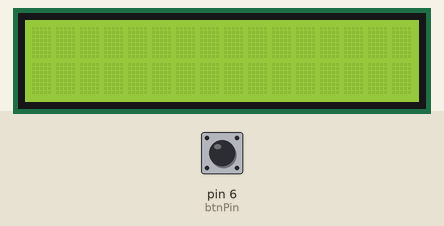
This sketch was run on a simulated Arduino Uno, built with avr-gcc and run on an emulated ATmega328P. On the bench: 16×2 character LCD. The test bench sets the inputs (shaded band); at power-on: pin 6 (btnPin) LOW. What the sketch prints to the serial monitor is not drawn.

Above: at 1.2 s.
1.3 s: pin 6 (btnPin) pulled HIGH for 0.15 s
At 3.1 s:
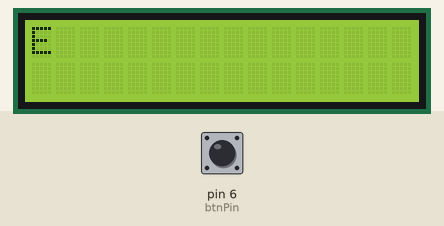
3.4 s: pin 6 (btnPin) pulled HIGH for 1 s
At 6.0 s:
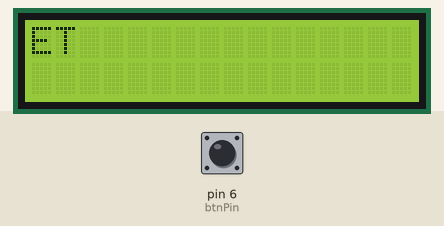
6.4 s: pin 6 (btnPin) pulled HIGH for 0.15 s
At 8.2 s:
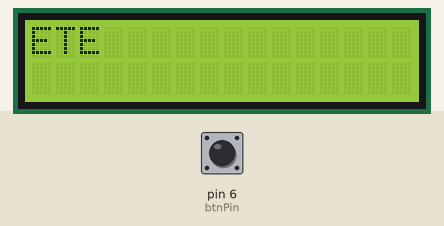
8.5 s: pin 6 (btnPin) pulled HIGH for 3.2 s
At 12.7 s:
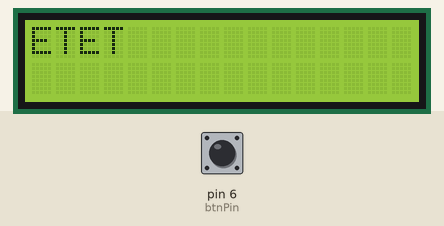
13.7 s: pin 6 (btnPin) pulled HIGH for 0.15 s
At 14.9 s:
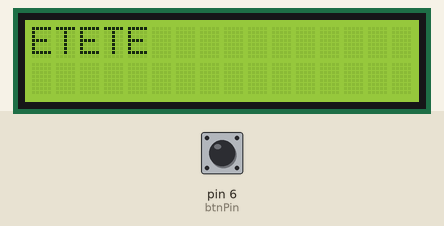
15.8 s: pin 6 (btnPin) pulled HIGH for 1 s
At 17.8 s:
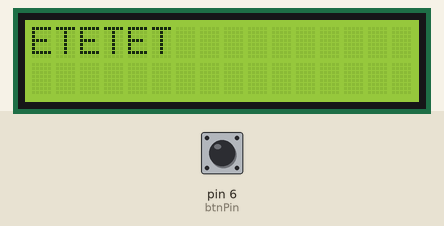
Timing chart, 0 to 19.3 s (numbered marks = the images above; inputs shaded):
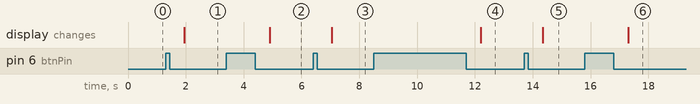

The sketch:

morse.ino
```cpp
#include <LiquidCrystal.h>

LiquidCrystal lcd(2, 3, 12, 11, 10, 9);

String letters = "ABCDEFGHIJKLMNOPQRSTUVWXYZ1234567890";
String encodings[] = {
  ".-",
  "-...",
  "-.-.",
  "-..",
  ".",
  "..-.",
  "--.",
  "....",
  "..",
  ".---",
  "-.-",
  ".-..",
  "--",
  "-.",
  "---",
  ".--.",
  "--.-",
  ".-.",
  "...",
  "-",
  "..-",
  "...-",
  ".--",
  "-..-",
  "-.--",
  "--..",
  ".----",
  "..---",
  "...--",
  "....-",
  ".....",
  "-....",
  "--...",
  "---..",
  "----.",
  "-----"
};

const int dotLen = 20;
const int dashLen = 500;
const int between = 500;
const int betweenWords = 2500;

const int btnPin = 6;

String currentLetter = "";
String str = "";

int state = 0;
int prev = 0;

long counter = -1;

void setup() {
  lcd.begin(16, 2);
  pinMode(btnPin, INPUT);
  Serial.begin(9600);
}

void loop() {
  state = digitalRead(btnPin);

  if (state != prev) {
    if (state == 0) {
      if (millis() - counter >= dashLen) {
        Serial.print("-");
        currentLetter += "-";
      } else if (millis() - counter >= dotLen) {
        Serial.print(".");
        currentLetter += ".";
      }
    } else if (millis() - counter >= betweenWords && counter != -1) {
      str += " ";
      lcd.print(" ");
      currentLetter = "";
    }
    counter = millis();
  }

  if (state == 0 && millis() - counter >= between) {
    for (int i=0; i<letters.length(); i++) {
      if (encodings[i] == currentLetter) {
        str += letters.charAt(i);
        lcd.print(letters.charAt(i));
        currentLetter = "";
      }
    }
  }

  if (str.length() == 16) {
    lcd.setCursor(0, 1);
  }
  if (str.length() == 32) {
    str = str.substring(16);
    lcd.clear();
    lcd.print(str);
    lcd.setCursor(0, 1);
  }

  prev = state;
}
```

Measured:
- after the input at 1.3 s, the display: changes after 0.65 s (image 1)
- after the input at 3.4 s, the display: changes after 1.5 s (image 2)
- after the input at 6.4 s, the display: changes after 0.65 s (image 3)
- after the input at 8.5 s, the display: changes after 3.7 s (image 4)
- after the input at 13.7 s, the display: changes after 0.65 s (image 5)
- after the input at 15.8 s, the display: changes after 1.5 s (image 6)
